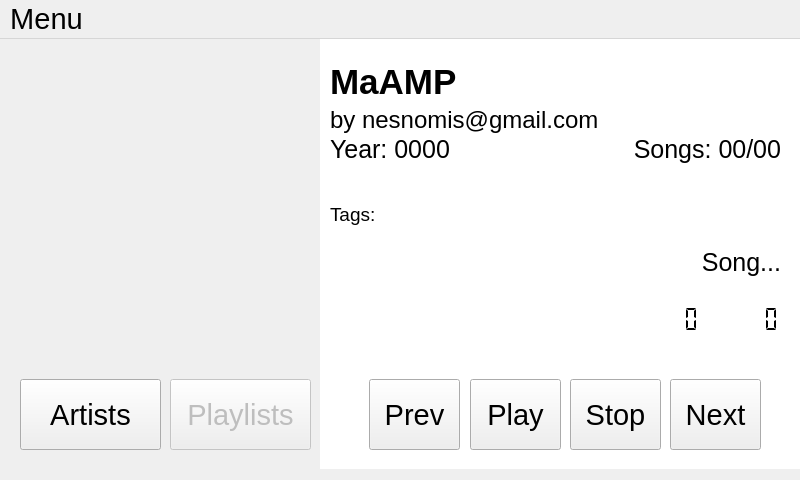
<?xml version="1.0" encoding="UTF-8"?>
<ui version="4.0">
 <class>MainWindow</class>
 <widget class="QMainWindow" name="MainWindow">
  <property name="geometry">
   <rect>
    <x>0</x>
    <y>0</y>
    <width>800</width>
    <height>480</height>
   </rect>
  </property>
  <property name="font">
   <font>
    <pointsize>22</pointsize>
   </font>
  </property>
  <property name="windowTitle">
   <string>...MaAMP</string>
  </property>
  <property name="windowIcon">
   <iconset>
    <normaloff>empty.png</normaloff>empty.png</iconset>
  </property>
  <widget class="QWidget" name="centralwidget">
   <widget class="QFrame" name="frame_2">
    <property name="geometry">
     <rect>
      <x>320</x>
      <y>5</y>
      <width>480</width>
      <height>311</height>
     </rect>
    </property>
    <property name="frameShape">
     <enum>QFrame::NoFrame</enum>
    </property>
    <property name="frameShadow">
     <enum>QFrame::Plain</enum>
    </property>
    <property name="lineWidth">
     <number>0</number>
    </property>
    <widget class="QLabel" name="albumLabel">
     <property name="geometry">
      <rect>
       <x>10</x>
       <y>60</y>
       <width>461</width>
       <height>31</height>
      </rect>
     </property>
     <property name="font">
      <font>
       <pointsize>18</pointsize>
      </font>
     </property>
     <property name="text">
      <string>by nesnomis@gmail.com</string>
     </property>
     <property name="scaledContents">
      <bool>true</bool>
     </property>
     <property name="alignment">
      <set>Qt::AlignLeading|Qt::AlignLeft|Qt::AlignVCenter</set>
     </property>
    </widget>
    <widget class="QLabel" name="tagsLabel">
     <property name="geometry">
      <rect>
       <x>10</x>
       <y>150</y>
       <width>431</width>
       <height>41</height>
      </rect>
     </property>
     <property name="font">
      <font>
       <pointsize>14</pointsize>
       <weight>50</weight>
       <bold>false</bold>
      </font>
     </property>
     <property name="layoutDirection">
      <enum>Qt::LeftToRight</enum>
     </property>
     <property name="frameShape">
      <enum>QFrame::NoFrame</enum>
     </property>
     <property name="frameShadow">
      <enum>QFrame::Plain</enum>
     </property>
     <property name="midLineWidth">
      <number>0</number>
     </property>
     <property name="text">
      <string>Tags:</string>
     </property>
     <property name="alignment">
      <set>Qt::AlignLeading|Qt::AlignLeft|Qt::AlignVCenter</set>
     </property>
    </widget>
    <widget class="QLabel" name="yearLabel">
     <property name="geometry">
      <rect>
       <x>10</x>
       <y>90</y>
       <width>131</width>
       <height>31</height>
      </rect>
     </property>
     <property name="font">
      <font>
       <pointsize>19</pointsize>
       <weight>50</weight>
       <bold>false</bold>
      </font>
     </property>
     <property name="layoutDirection">
      <enum>Qt::LeftToRight</enum>
     </property>
     <property name="text">
      <string>Year: 0000</string>
     </property>
     <property name="scaledContents">
      <bool>true</bool>
     </property>
     <property name="alignment">
      <set>Qt::AlignLeading|Qt::AlignLeft|Qt::AlignVCenter</set>
     </property>
    </widget>
    <widget class="QLabel" name="artistLabel">
     <property name="geometry">
      <rect>
       <x>10</x>
       <y>20</y>
       <width>461</width>
       <height>36</height>
      </rect>
     </property>
     <property name="font">
      <font>
       <pointsize>26</pointsize>
       <weight>75</weight>
       <italic>false</italic>
       <bold>true</bold>
      </font>
     </property>
     <property name="text">
      <string>MaAMP</string>
     </property>
     <property name="scaledContents">
      <bool>true</bool>
     </property>
     <property name="alignment">
      <set>Qt::AlignLeading|Qt::AlignLeft|Qt::AlignVCenter</set>
     </property>
    </widget>
    <widget class="QLabel" name="songsLabel">
     <property name="geometry">
      <rect>
       <x>310</x>
       <y>90</y>
       <width>151</width>
       <height>31</height>
      </rect>
     </property>
     <property name="font">
      <font>
       <pointsize>19</pointsize>
       <weight>50</weight>
       <bold>false</bold>
      </font>
     </property>
     <property name="layoutDirection">
      <enum>Qt::LeftToRight</enum>
     </property>
     <property name="text">
      <string>Songs: 00/00</string>
     </property>
     <property name="scaledContents">
      <bool>true</bool>
     </property>
     <property name="alignment">
      <set>Qt::AlignRight|Qt::AlignTrailing|Qt::AlignVCenter</set>
     </property>
    </widget>
    <widget class="QLCDNumber" name="lcdcurrent">
     <property name="geometry">
      <rect>
       <x>310</x>
       <y>260</y>
       <width>71</width>
       <height>31</height>
      </rect>
     </property>
     <property name="frameShape">
      <enum>QFrame::NoFrame</enum>
     </property>
     <property name="frameShadow">
      <enum>QFrame::Plain</enum>
     </property>
     <property name="smallDecimalPoint">
      <bool>false</bool>
     </property>
     <property name="segmentStyle">
      <enum>QLCDNumber::Flat</enum>
     </property>
    </widget>
    <widget class="QLabel" name="songLabel">
     <property name="geometry">
      <rect>
       <x>10</x>
       <y>200</y>
       <width>451</width>
       <height>36</height>
      </rect>
     </property>
     <property name="font">
      <font>
       <pointsize>19</pointsize>
      </font>
     </property>
     <property name="text">
      <string>Song...</string>
     </property>
     <property name="scaledContents">
      <bool>true</bool>
     </property>
     <property name="alignment">
      <set>Qt::AlignRight|Qt::AlignTrailing|Qt::AlignVCenter</set>
     </property>
    </widget>
    <widget class="QLCDNumber" name="lcdtotal">
     <property name="geometry">
      <rect>
       <x>390</x>
       <y>260</y>
       <width>71</width>
       <height>31</height>
      </rect>
     </property>
     <property name="frameShape">
      <enum>QFrame::NoFrame</enum>
     </property>
     <property name="frameShadow">
      <enum>QFrame::Plain</enum>
     </property>
     <property name="smallDecimalPoint">
      <bool>false</bool>
     </property>
     <property name="mode">
      <enum>QLCDNumber::Dec</enum>
     </property>
     <property name="segmentStyle">
      <enum>QLCDNumber::Flat</enum>
     </property>
    </widget>
   </widget>
   <widget class="QListWidget" name="listWidget">
    <property name="geometry">
     <rect>
      <x>320</x>
      <y>0</y>
      <width>480</width>
      <height>430</height>
     </rect>
    </property>
    <property name="font">
     <font>
      <pointsize>20</pointsize>
     </font>
    </property>
    <property name="frameShape">
     <enum>QFrame::NoFrame</enum>
    </property>
    <property name="frameShadow">
     <enum>QFrame::Plain</enum>
    </property>
    <property name="lineWidth">
     <number>0</number>
    </property>
    <property name="horizontalScrollBarPolicy">
     <enum>Qt::ScrollBarAlwaysOff</enum>
    </property>
   </widget>
   <widget class="QFrame" name="frame">
    <property name="geometry">
     <rect>
      <x>360</x>
      <y>330</y>
      <width>411</width>
      <height>91</height>
     </rect>
    </property>
    <property name="frameShape">
     <enum>QFrame::NoFrame</enum>
    </property>
    <property name="frameShadow">
     <enum>QFrame::Plain</enum>
    </property>
    <widget class="QPushButton" name="playButton">
     <property name="geometry">
      <rect>
       <x>110</x>
       <y>10</y>
       <width>91</width>
       <height>71</height>
      </rect>
     </property>
     <property name="text">
      <string>Play</string>
     </property>
    </widget>
    <widget class="QPushButton" name="nextButton">
     <property name="geometry">
      <rect>
       <x>310</x>
       <y>10</y>
       <width>91</width>
       <height>71</height>
      </rect>
     </property>
     <property name="text">
      <string>Next</string>
     </property>
    </widget>
    <widget class="QPushButton" name="stopButton">
     <property name="geometry">
      <rect>
       <x>210</x>
       <y>10</y>
       <width>91</width>
       <height>71</height>
      </rect>
     </property>
     <property name="text">
      <string>Stop</string>
     </property>
    </widget>
    <widget class="QPushButton" name="previousButton">
     <property name="geometry">
      <rect>
       <x>9</x>
       <y>10</y>
       <width>91</width>
       <height>71</height>
      </rect>
     </property>
     <property name="text">
      <string>Prev</string>
     </property>
    </widget>
   </widget>
   <widget class="QPushButton" name="artistsButton">
    <property name="geometry">
     <rect>
      <x>20</x>
      <y>340</y>
      <width>141</width>
      <height>71</height>
     </rect>
    </property>
    <property name="text">
     <string>Artists</string>
    </property>
   </widget>
   <widget class="QPushButton" name="playlistButton">
    <property name="enabled">
     <bool>false</bool>
    </property>
    <property name="geometry">
     <rect>
      <x>170</x>
      <y>340</y>
      <width>141</width>
      <height>71</height>
     </rect>
    </property>
    <property name="text">
     <string>Playlists</string>
    </property>
   </widget>
   <zorder>listWidget</zorder>
   <zorder>frame_2</zorder>
   <zorder>frame</zorder>
   <zorder>artistsButton</zorder>
   <zorder>playlistButton</zorder>
  </widget>
  <widget class="QMenuBar" name="menubar">
   <property name="geometry">
    <rect>
     <x>0</x>
     <y>0</y>
     <width>800</width>
     <height>40</height>
    </rect>
   </property>
   <widget class="QMenu" name="menuMenu">
    <property name="title">
     <string>Menu</string>
    </property>
    <addaction name="actionConfigure"/>
    <addaction name="actionClearRefresh"/>
    <addaction name="actionFM_Radio"/>
    <addaction name="actionAbout"/>
   </widget>
   <addaction name="menuMenu"/>
  </widget>
  <action name="actionClearRefresh">
   <property name="enabled">
    <bool>false</bool>
   </property>
   <property name="text">
    <string>Clear/Refresh cache</string>
   </property>
  </action>
  <action name="actionHelp">
   <property name="text">
    <string>Help</string>
   </property>
  </action>
  <action name="actionConnect">
   <property name="checkable">
    <bool>true</bool>
   </property>
   <property name="checked">
    <bool>false</bool>
   </property>
   <property name="text">
    <string>Connect</string>
   </property>
  </action>
  <action name="actionConfigure">
   <property name="text">
    <string>Configure</string>
   </property>
  </action>
  <action name="actionFM_Radio">
   <property name="checkable">
    <bool>true</bool>
   </property>
   <property name="enabled">
    <bool>false</bool>
   </property>
   <property name="text">
    <string>Enable FM</string>
   </property>
  </action>
  <action name="actionAbout">
   <property name="text">
    <string>About</string>
   </property>
  </action>
 </widget>
 <resources/>
 <connections/>
</ui>
